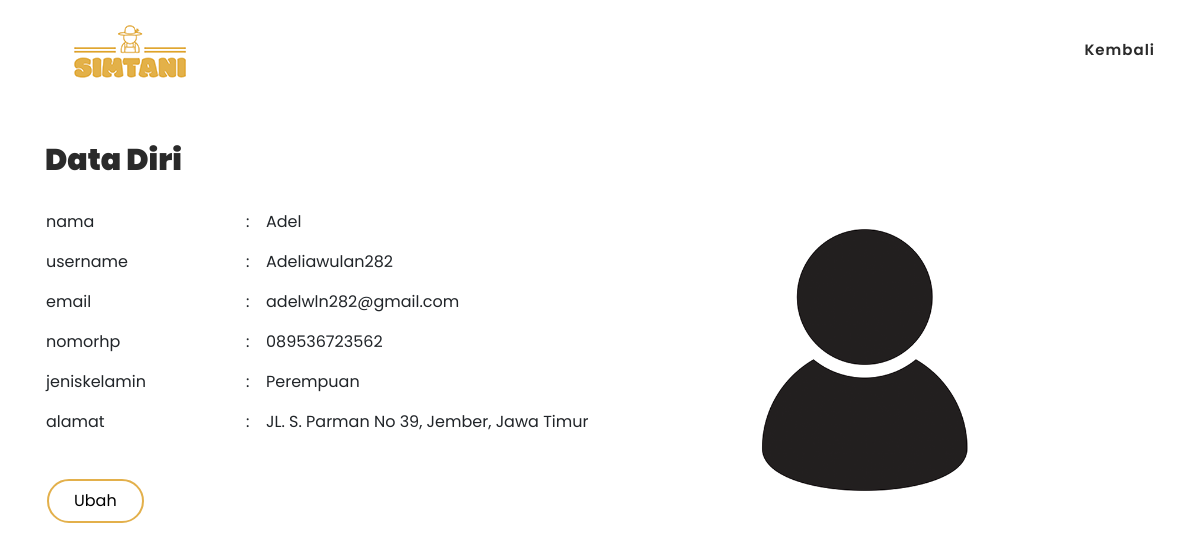
Page /akun.php (signed in) on the committed database.
### tables this page shows
CREATE TABLE `admin1` (
  `id` int(12) NOT NULL,
  `nama` varchar(255) NOT NULL,
  `username` varchar(255) NOT NULL,
  `email` varchar(50) NOT NULL,
  `nomorhp` varchar(12) NOT NULL,
  `jeniskelamin` varchar(12) NOT NULL,
  `alamat` varchar(255) NOT NULL,
  `password` varchar(255) NOT NULL,
  `fotoprofil` varchar(255) NOT NULL
);

### config/functions.php (called while the page is built, shortened)
<?php
$conn = mysqli_connect("localhost","root","","ppl");
function query($querry){
    global $conn;
    $result = mysqli_query($conn,$querry);
    $rows=[];
    while ( $row = mysqli_fetch_assoc($result)){
        $rows[]=$row;
    }
    return $rows;
}
function akun($data){
    global $conn;
    $username = $data;
    $result = mysqli_query($conn,"SELECT username FROM
    admin1 WHERE username = '$username'");
    if (mysqli_fetch_assoc($result)){
        return $result;
    }
}
 ?>

### akun.php (the view, shortened to what this page needs)
<?php
require'..\ppl\config\functions.php';
$username=$_SESSION["username"];
$tabel=$_SESSION["tabel"];
$result = mysqli_query($conn,"SELECT username FROM
admin1 WHERE username = '$username'");
if (mysqli_fetch_assoc($result)){
    $tabel="admin1";
}
$tabel1 = query("SELECT * FROM $tabel WHERE username='$username'");
?>
<!DOCTYPE html>
<html>
<head>
    <link rel="stylesheet" type="text/css" href="assets/css/bootstrap.min.css">
    <link rel="stylesheet" type="text/css" href="assets/css/font-awesome.css">
    <link rel="stylesheet" href="assets/css/index.css">
    <link rel="stylesheet" href="assets/css/owl-carousel.css">
    <link rel="stylesheet" href="assets/css/lightbox.css">
    </head>
</head>
<body>
<header class="header-area header-sticky">
        <div class="container">
            <div class="row">
                <div class="col-12">
                    <nav class="main-nav">
                        <a href="index<?= $tabel;?>.php"class="logo">
                            <img src="assets/images/simtanilogo.png" align="klassy cafe html template">
                        </a>
                        <ul class="nav">
                            <li class="scroll-to-section"><a href="index<?= $tabel;?>.php">Kembali</a></li>
                        </ul>
                    </nav>
                </div>
            </div>
        </div>
    </header>
<section class="section" id="about">
        <div class="container">
            <div class="row">
                <div class="col-lg-6 col-md-6 col-xs-12"  >
                    <div class="left-text-content">
                        <div class="section-heading">
                            <h2>Data Diri</h2>
                        </div>
                        <div><ul style="margin-bottom:60px;">
                            <?php foreach($tabel1 as $row) :?>
                            <?php foreach($row as $satuan) :?>
                                <table style="margin-top:-10px;width:600px;">
                                <?php	if(array_search($satuan, $row)=="password"| array_search($satuan, $row)=="id"| array_search($satuan, $row)=="fotoprofil"):?>
                                    <?php	else:?>
                                        <tr >
                                            <td style="width:200px;"><?php echo array_search($satuan, $row);?> <?php	if($satuan==='Aktif'):?> Membership<?php endif;?>
                                            </td>
                                            <td style="width:20px;">:</td>
                                            <td <?php	if($satuan==='Aktif'):?> style="background-color:#e3b04b;"<?php endif;?>><?= $satuan;?></td>
                                        </tr>
                                        <br>
                                    <?php	endif;?>
                                <?php	endforeach;?>
                                </table>
                            <?php	endforeach;?>
                            </ul>
                                </div>
                            <div class="button button1" onclick="window.location.href='ubah<?=$tabel;?>.php?id=<?= $row['id'];?>'" >Ubah
                            </div>
                    </div>
                </div>
                <div class="col-lg-6 col-md-6 col-xs-12">
                    <div class="right-content">
                        <div class="thumb" style="margin-left:70px;margin-right:70px;margin-top:90px" >
                            <img src="fotoprofil/<?= $row['fotoprofil']?>" alt="" style="width:300px;height:300px; object-fit:cover;">
                        </div>
                    </div>
                </div>
            </div>
        </div>
</section>
<br>
</body>
</html>

### assets/css/index.css (style rules this page uses)
html, body, div, span, applet, object, iframe, h1, h2, h3, h4, h5, h6, p, blockquote, div pre, a, abbr, acronym, address, big, cite, code, del, dfn, em, font, img, ins, kbd, q, s, samp, small, strike, strong, sub, sup, tt, var, b, u, i, center, dl, dt, dd, ol, ul, li, figure, header, nav, section, article, aside, footer, figcaption { margin: 0; padding: 0; border: 0; outline: 0; }
ul, li { padding: 0; margin: 0; list-style: none; }
header, nav, section, article, aside, footer, hgroup { display: block; }
* { box-sizing: border-box; }
html, body { font-family: 'Poppins', sans-serif; font-weight: 400; background-color: #fff; font-size: 16px; -ms-text-size-adjust: 100%; -webkit-font-smoothing: antialiased; -moz-osx-font-smoothing: grayscale; }
a { text-decoration: none !important; }
h1, h2, h3, h4, h5, h6 { margin-top: 0px; margin-bottom: 0px; }
ul { margin-bottom: 0px; }
html, body { background: #fff; font-family: 'Poppins', sans-serif; }
.section-heading h2 { line-height: 40px; margin-top: 20px; margin-bottom: 25px; font-size: 30px; font-weight: 900; color: #2a2a2a; }
.header-area { background-color: #fff; position: absolute; top: 0px; left: 0px; right: 0px; z-index: 100; height: 100px; -webkit-transition: all .5s ease 0s; -moz-transition: all .5s ease 0s; -o-transition: all .5s ease 0s; transition: all .5s ease 0s; }
.header-area .main-nav { min-height: 80px; background: transparent; }
.header-area .main-nav .logo { line-height: 100px; color: #fff; font-size: 28px; font-weight: 700; text-transform: uppercase; letter-spacing: 2px; float: left; -webkit-transition: all 0.3s ease 0s; -moz-transition: all 0.3s ease 0s; -o-transition: all 0.3s ease 0s; transition: all 0.3s ease 0s; }
.header-area .main-nav .nav { float: right; margin-top: 30px; margin-right: 0px; background-color: transparent; -webkit-transition: all 0.3s ease 0s; -moz-transition: all 0.3s ease 0s; -o-transition: all 0.3s ease 0s; transition: all 0.3s ease 0s; position: relative; z-index: 999; }
.header-area .main-nav .nav li { padding-left: 15px; padding-right: 15px; }
.header-area .main-nav .nav li:last-child { padding-right: 0px; }
.header-area .main-nav .nav li a { display: block; font-weight: 600; font-size: 15px; color: #2a2a2a; text-transform: capitalize; -webkit-transition: all 0.3s ease 0s; -moz-transition: all 0.3s ease 0s; -o-transition: all 0.3s ease 0s; transition: all 0.3s ease 0s; height: 40px; line-height: 40px; border: transparent; letter-spacing: 1px; }
.header-area .main-nav .nav li a { color: #2a2a2a; }
.header-area.header-sticky { min-height: 80px; }
.header-area .nav { margin-top: 30px; }
@media (max-width: 1200px) { .header-area .main-nav .nav li { padding-left: 12px; padding-right: 12px; } }
@media (max-width: 1200px) { .header-area .main-nav:before { display: none; } }
@media (min-width: 767px) { .header-area .main-nav .nav { display: flex !important; } }
*, *:before, *:after { -webkit-box-sizing: border-box; box-sizing: border-box; -webkit-font-smoothing: antialiased; -moz-osx-font-smoothing: grayscale; }
#about { margin-top: 20px; padding: 100px 0px 0px 0px; position: relative; z-index: 9; }
#about .section-heading h2 { padding-right: 120px; }
#about img { width: 100%; overflow: hidden; }
#about .right-content { margin-left: 30px; }
#about .right-content .thumb { position: relative; }

### akun.php (style rules this page uses)
.button { background-color: #e3b04b; border: none; color: white; padding: 8px 25px; text-align: center; text-decoration: none; display: inline-block; font-size: 16px; margin: 4px 2px; transition-duration: 0.4s; cursor: pointer; border-radius: 50px; }
.button1 { background-color: white; color: black; border: 2px solid #e3b04b; }

### rows in the picture
admin1: nama "nama", nama "Adel", username "username", username "Adeliawulan282", email "email", email "adelwln282@gmail.com", nomorhp "nomorhp", nomorhp "089536723562", jeniskelamin "jeniskelamin", jeniskelamin "Perempuan", alamat "alamat", alamat "JL. S. Parman No 39, Jember, Jawa Timur", fotoprofil (picture)
